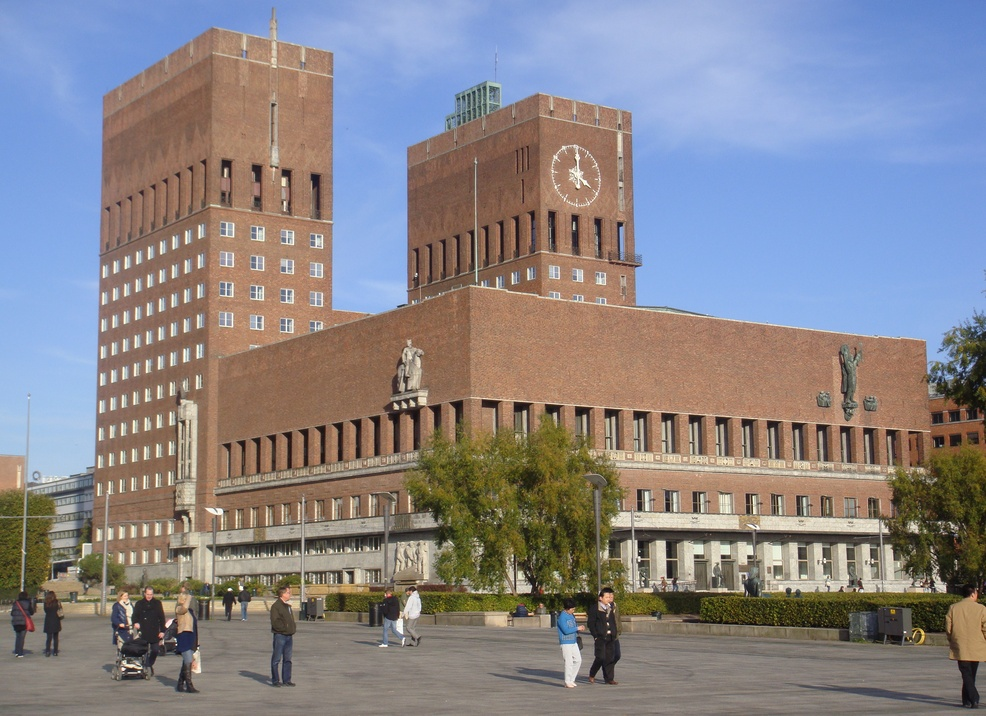
#> input picture data/images/city_hall/city_hall1.jpg, 986 x 716 px, shrunk from 3596 x 2612 before the run, found by its file name
$ python sift.py
#> lines starting #> are read from the running program, lines starting #| are printed output that depends on the picture

import matplotlib.pyplot as plt
from skimage.color import rgb2gray
from skimage.feature import SIFT, match_descriptors, plot_matched_features
from skimage import transform
from PIL import Image
import numpy as np

# Load the datafiles and make them grayscale
def load_image(path):
#> called with path = 'data/images/city_hall/city_hall1.jpg'
    return rgb2gray(np.array(Image.open(path)))
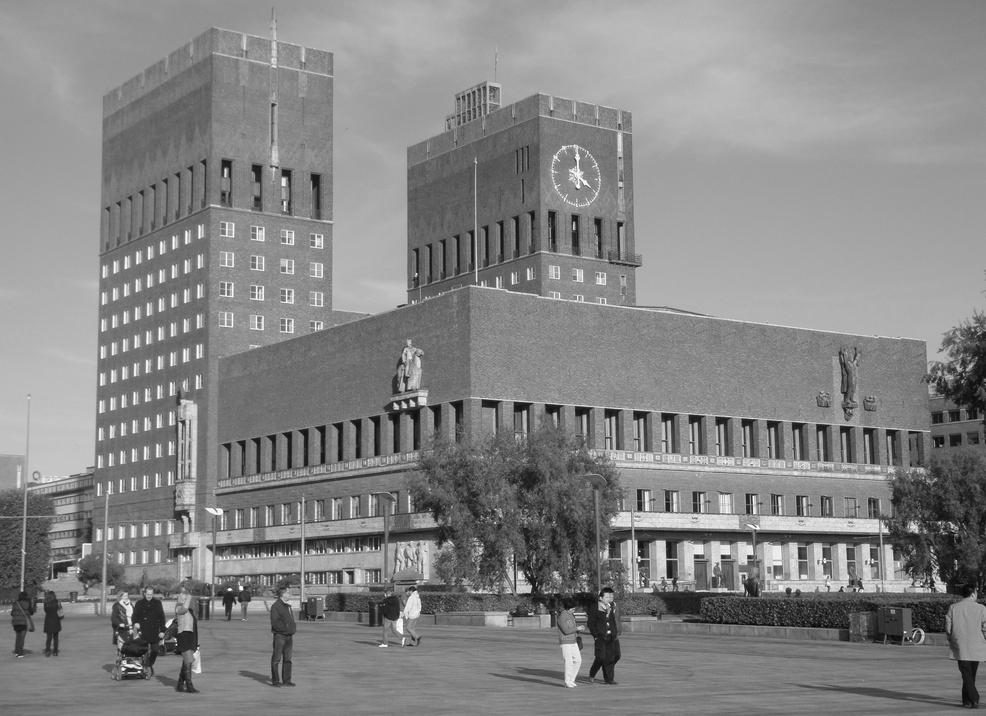
#> returned value: shape (716, 986) float64; min 0.0249, max 0.999, mean 0.524

# Extract SIFT keypoints and descriptors
def extract_sift_features(image):
    sift = SIFT()
    sift.detect_and_extract(image)
    return sift.keypoints, sift.descriptors

# Visualize the matches
def match_and_plot(img1, img2, keypoints1, descriptors1, keypoints2, descriptors2, title):
    matches = match_descriptors(descriptors1, descriptors2, max_ratio=0.6, cross_check=True)

    fig, ax = plt.subplots(1, 1, figsize=(10, 8))
    plt.gray()
    plot_matched_features(img1, img2, keypoints1, keypoints2, matches, ax=ax)
    ax.axis('off')
    ax.set_title(title)
    plt.show()

# 🧪 Exemple d'utilisation avec tes images
img1 = load_image('data/images/city_hall/city_hall1.jpg')
img2 = load_image('data/images/city_hall/city_hall2.jpg')
#> call 2 of load_image, with path = 'data/images/city_hall/city_hall2.jpg'
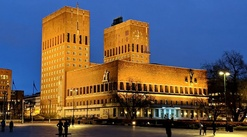
#> input picture data/images/city_hall/city_hall2.jpg, 247 x 137 px, shrunk from 900 x 500 before the run, found by its file name
#> in load_image (call 2), `return rgb2gray(np.array(Image.open(path)))`:
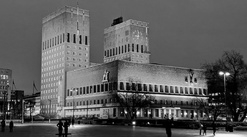
#> returned value: shape (137, 247) float64; min 0, max 0.989, mean 0.36

keypoints1, descriptors1 = extract_sift_features(img1)
#> keypoints1 = 4103 pairs, first value 27 to 711, second value 2 to 983
keypoints2, descriptors2 = extract_sift_features(img2)
#> keypoints2 = 321 pairs, first value 21 to 134, second value 2 to 244

match_and_plot(img1, img2, keypoints1, descriptors1, keypoints2, descriptors2, "Image 1 vs Image 2")
#> in match_and_plot, `matches = match_descriptors(descriptors1, descriptors2, max_ratio=0.6,..`: matches = empty array
#> (the run stopped early here; a loop or call above may not have finished)
